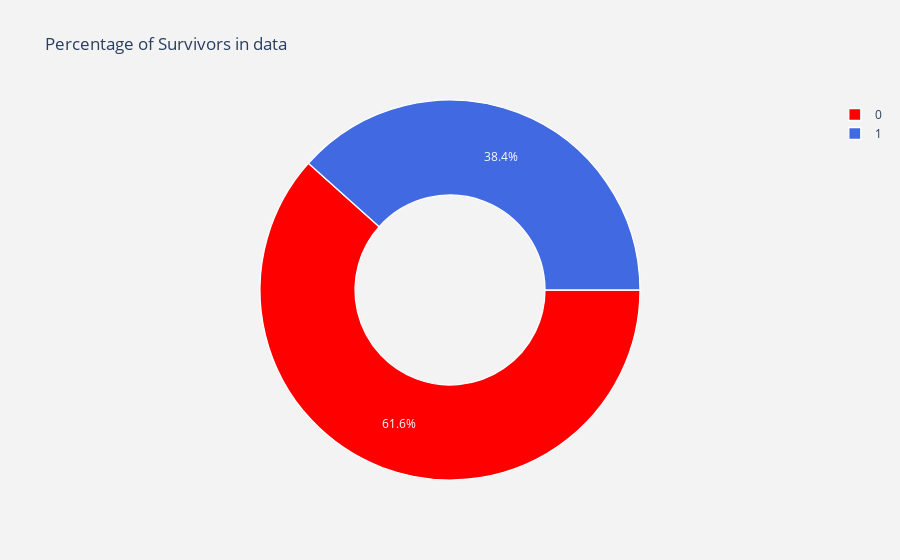

Notebook source saved alongside this figure:
### Markdown cell above
# Percentage of Survivors

### Code cell
#labels
lab = titanic["Survived"].value_counts().keys().tolist()
#values
val = titanic["Survived"].value_counts().values.tolist()

trace = go.Pie(labels = lab ,
               values = val ,
               marker = dict(colors =  [ 'red' ,'royalblue'],
                             line = dict(color = "white",
                                         width =  1.3)
                            ),
               rotation = 90,
               hoverinfo = "label+value+text",
               hole = .5
              )
layout = go.Layout(dict(title = "Percentage of Survivors in data",
                        plot_bgcolor  = "rgb(243,243,243)",
                        paper_bgcolor = "rgb(243,243,243)",
                       )
                  )

data = [trace]
fig = go.Figure(data = data,layout = layout)
py.iplot(fig)

### Figure 1 — Plotly figure (JSON) as saved in the notebook; plotly's stock layout.template omitted (floating-point values rounded to 4 significant figures)
{"data": [{"hole": 0.5, "hoverinfo": "label+value+text", "labels": [0, 1], "marker": {"colors": ["red", "royalblue"], "line": {"color": "white", "width": 1.3}}, "rotation": 90, "type": "pie", "values": [549, 342]}], "layout": {"paper_bgcolor": "rgb(243,243,243)", "plot_bgcolor": "rgb(243,243,243)", "title": {"text": "Percentage of Survivors in data"}}}
